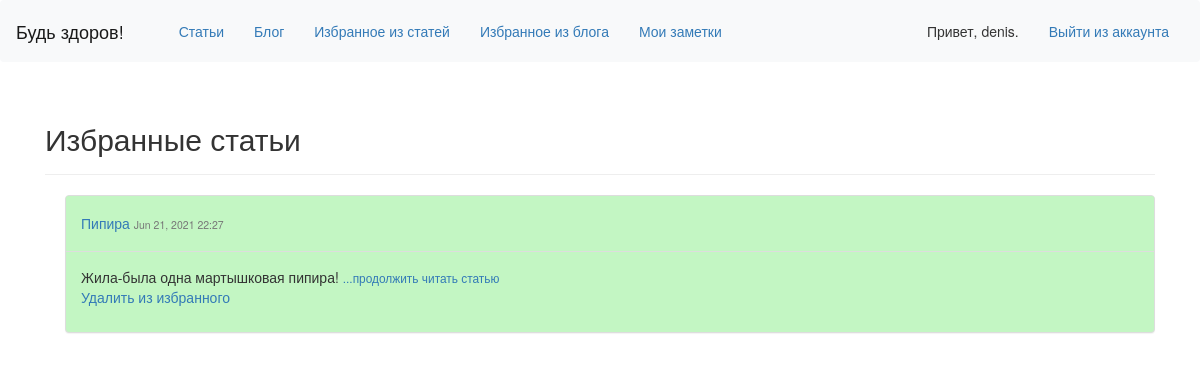
Before: /favourites/ (signed in) with the older database file.
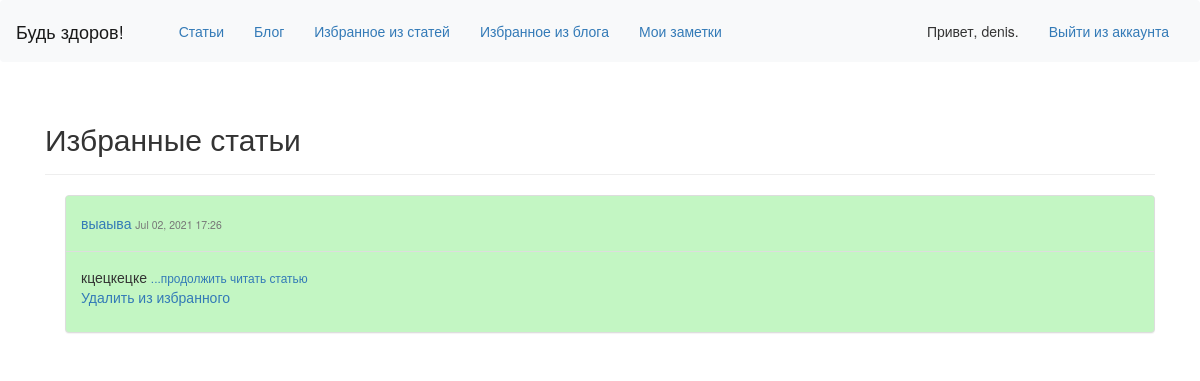
After: the same page with the newer database file.
### learning_logs/models.py (models this page shows, shortened)
class Entry(models.Model):
    topic = models.ForeignKey(Topic, on_delete=models.CASCADE)
    title = models.CharField(max_length=50)
    text = models.TextField()
    date_added = models.DateTimeField(auto_now_add=True)
    like = models.ManyToManyField(User, blank=True)
    class Meta:
        verbose_name_plural = 'entries'

### learning_logs/views.py (the view)
# urls.py: url(r'^favourites/$', views.favourites, name='favourites'),
@login_required
def favourites(request):
    favourites = Entry.objects.filter(like=request.user)
    read_more = '...продолжить читать статью'
    for fav in favourites:
        if len(fav.text) > 50:
            fav.text = fav.text[:50]
    context = {'favourites': favourites,  'read_more':read_more}
    return render(request, 'learning_logs/favourites.html', context)

### learning_logs/templates/learning_logs/favourites.html
{% extends "learning_logs/base.html" %}
{% block header %}
  <h2>Избранные статьи</h2>
{% endblock header %}
{% block content %}
  <ul>
    {% for fav in favourites %}
    <div class="panel panel-default" style="background-color: #c3f6c3">
      <div class="panel-heading" style="background-color: #c3f6c3">
        <h5>
          <a href="{% url 'entry' fav.id %}"> {{fav.title}}</a>
          <small>
            {{ fav.date_added|date:'M d, Y H:i' }}
          </small>
        </h5>
      </div>
      <div class="panel-body">
        {{ fav.text }}
        <small>
          <a href="{% url 'entry' fav.id %}">{{ read_more }}</a>
        </small>
        <p>
          <a href="{% url 'remove_from_fav' fav.id %}"> Удалить из избранного</a>
        </p>
      </div>
    </div>
    {% empty %}
    <li>У вас ещё нет избранных статей.</li>
    {% endfor %}
  </ul>
{% endblock content %}

Changed rows visible on the page:
no longer on this page (row unchanged): Entry: title "Пипира", date_added "Jun 21, 2021 22:27", text "Жила-была одна мартышковая пипира!", read_more "...продолжить читать статью"
added Entry: title "выаыва", date_added "Jul 02, 2021 17:26", text "кцецкецке", read_more "...продолжить читать статью"
